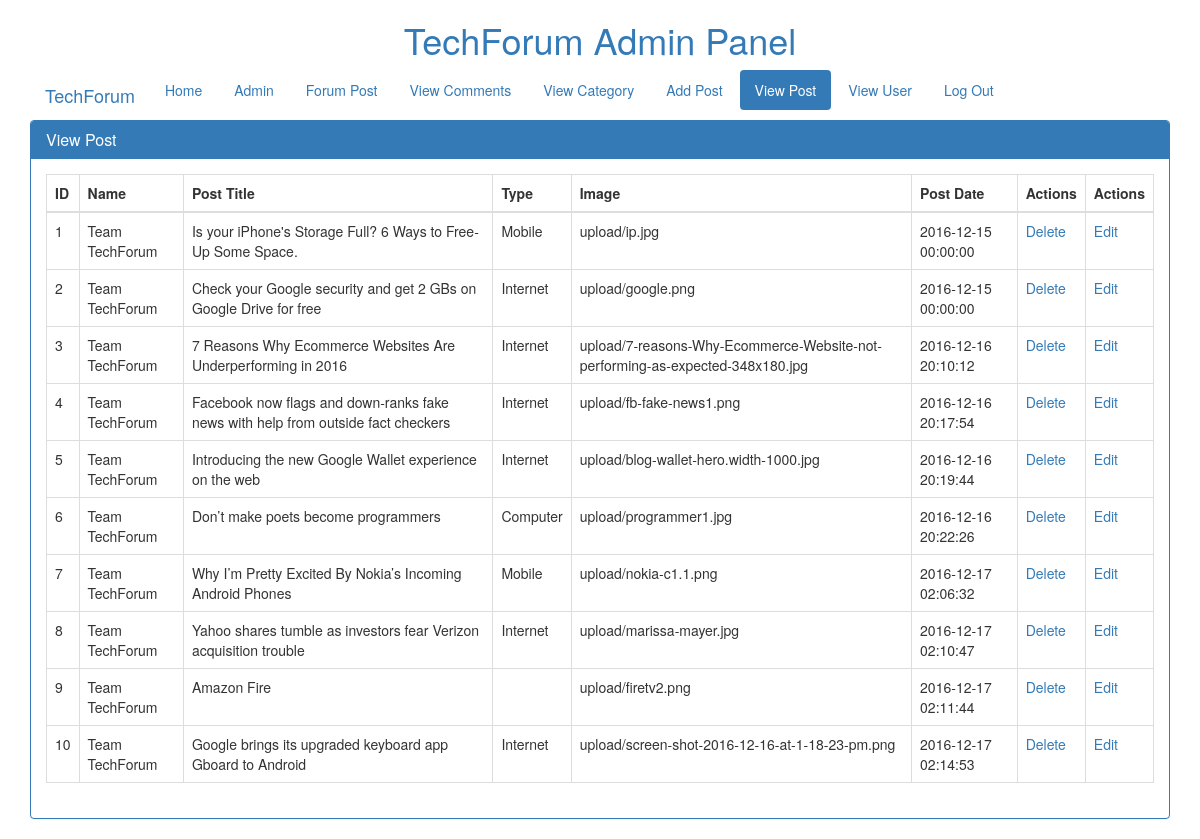
The app's page /admin/viewpost.php with its own data.
### tables this page shows
CREATE TABLE IF NOT EXISTS `blog_post` (
  `id` int(11) NOT NULL AUTO_INCREMENT,
  `name` varchar(255) NOT NULL,
  `postTitle` varchar(255) DEFAULT NULL,
  `postCont` text,
  `type` enum('Mobile','Computer','Internet') DEFAULT NULL,
  `image` mediumblob,
  `postDate` timestamp NOT NULL DEFAULT CURRENT_TIMESTAMP,
  `num_comments` int(11) NOT NULL DEFAULT '0',
  `visitor` int(11) NOT NULL DEFAULT '0',
  PRIMARY KEY (`id`)
);

### admin/viewpost.php (the view, shortened to what this page needs)
<!DOCTYPE html>
<html ln="eng">
<head>
<head>
	<link type="text/css" rel="stylesheet" href="../assets/bootstrap/css/bootstrap.min.css">
</head>
<body>
<center><h1 style="color:#337AB7">TechForum Admin Panel</h1></center>
<div class="container">
<a href="../TechForum.php" class="navbar-brand">TechForum</a>
	<ul class="nav nav-pills">
	<li role="presentation"><a href="home.php">Home</a></li>
  	<li role="presentation"><a href="admin.php">Admin</a></li>
		<li role="presentation"><a href="forum-post.php">Forum Post</a></li>
		<li role="presentation"><a href="viewcomment.php">View Comments</a></li>
		<li role="presentation"><a href="Category.php">View Category</a></li>
  		<li role="presentation"><a href="blog_post.php">Add Post</a></li>
  		<li role="presentation" class="active"><a>View Post</a></li>
  		<li role="presentation" ><a href="viewuser.php">View User</a></li>
  		<li role="presentation"><a href="logout.php">Log Out</a></li>
	</ul>
	<div class="panel panel-primary">
		  <div class="panel-heading">
		    <h3 class="panel-title">View Post</h3>
		  </div>
		<div class="panel-body">
<?php
include '../config/db_connect.php';
$sql = "select * from blog_post";
$result = $con->query($sql);
$posts = array();
	while ($row = $result->fetch_assoc()) {
		$posts[] = array(
			'id' => $row['id'],
			'name' => $row['name'],
			'title' => $row['postTitle'],
			'type' => $row['type'],
			'image' => $row['image'],
			'date' => $row['postDate']
		);
	}
?>
			<table class="table table-bordered">
			  	<thead>
			  		<th>ID</th>
			  		<th>Name</th>
			  		<th>Post Title</th>
			  		<th>Type</th>
			  		<th>Image</th>
			  		<th>Post Date</th>
			  		<th>Actions</th>
					<th>Actions</th>
			  	</thead>
			  	<tbody>
			  	<?php foreach ($posts as $post): ?>
			  		<tr>
			  			<td><?php echo $post['id']; ?></td>
				  		<td><?php echo $post['name']; ?></td>
				  		<td><?php echo $post['title']; ?></td>
				  		<td><?php echo $post['type']; ?></td>
				  		<td><?php echo $post['image']; ?></td>
				  		<td><?php echo $post['date']; ?></td>
				  		<td>
				  			<a href="javascript:delete_id6(<?php echo $post['id']; ?>)">Delete</a>
				  		</td>
						<td>
				  			<a href="edit-post.php?id=<?php echo $post['id']; ?>">Edit</a>
				  		</td>
			  		</tr>
			  	<?php endforeach; ?>
			  	</tbody>
			</table>
			</div>
		</div>
	</div>
</body>
</html>

### records on screen
blog_post: id "1", name "Team TechForum", postTitle "Is your iPhone's Storage Full? 6 Ways to Free-Up Some Space.", type "Mobile", image "upload/ip.jpg", postDate "2016-12-15 00:00:00"
blog_post: id "2", name "Team TechForum", postTitle "Check your Google security and get 2 GBs on Google Drive for free", type "Internet", image "upload/google.png", postDate "2016-12-15 00:00:00"
blog_post: id "3", name "Team TechForum", postTitle "7 Reasons Why Ecommerce Websites Are Underperforming in 2016", type "Internet", image "upload/7-reasons-Why-Ecommerce-Website-not-performing-as-expected-348x180.jpg", postDate "2016-12-16 20:10:12"
blog_post: id "4", name "Team TechForum", postTitle "Facebook now flags and down-ranks fake news with help from outside fact checkers", type "Internet", image "upload/fb-fake-news1.png", postDate "2016-12-16 20:17:54"
blog_post: id "5", name "Team TechForum", postTitle "Introducing the new Google Wallet experience on the web", type "Internet", image "upload/blog-wallet-hero.width-1000.jpg", postDate "2016-12-16 20:19:44"
blog_post: id "6", name "Team TechForum", postTitle "Don’t make poets become programmers", type "Computer", image "upload/programmer1.jpg", postDate "2016-12-16 20:22:26"
blog_post: id "7", name "Team TechForum", postTitle "Why I’m Pretty Excited By Nokia’s Incoming Android Phones", type "Mobile", image "upload/nokia-c1.1.png", postDate "2016-12-17 02:06:32"
blog_post: id "8", name "Team TechForum", postTitle "Yahoo shares tumble as investors fear Verizon acquisition trouble", type "Internet", image "upload/marissa-mayer.jpg", postDate "2016-12-17 02:10:47"
blog_post: id "9", name "Team TechForum", postTitle "Amazon Fire", image "upload/firetv2.png", postDate "2016-12-17 02:11:44"
blog_post: id "10", name "Team TechForum", postTitle "Google brings its upgraded keyboard app Gboard to Android", type "Internet", image "upload/screen-shot-2016-12-16-at-1-18-23-pm.png", postDate "2016-12-17 02:14:53"
